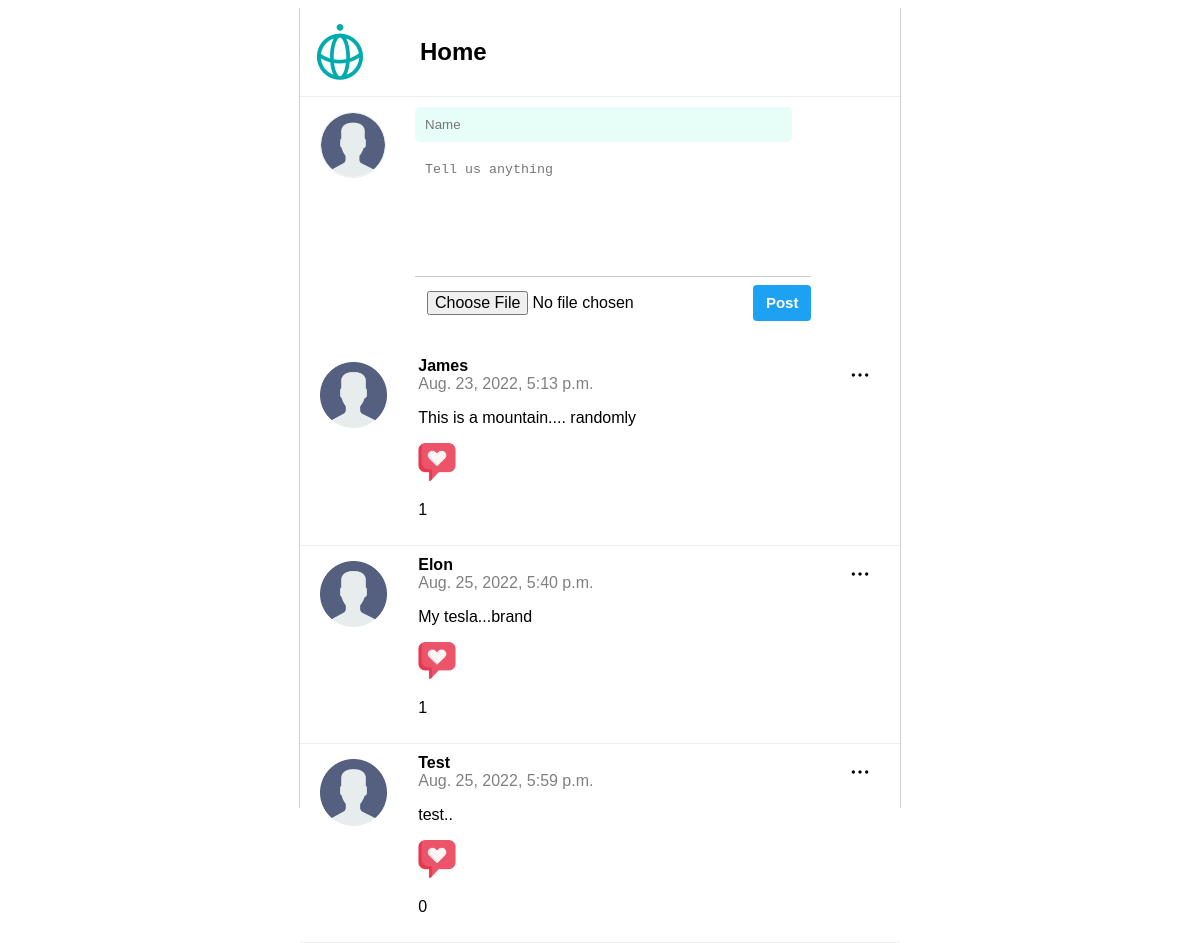
The page / on the database its author committed.
### posts/models.py (models this page shows)
class Post(models.Model):
    class Meta(object):
        db_table = 'post'
    name = models.CharField(
    'Name', blank=False, null=False, max_length=14, db_index=True, default="Anonymous"
    )
    body = models.CharField(
    'Body', blank=True, null=True, max_length=140, db_index=True
    )
    like = models.IntegerField(
    'Like', blank=True, null=False, default=0
    )
    created_at = models.DateTimeField(
    'Created DateTime', blank=True, auto_now_add=True
    )
    image = CloudinaryField(
       'image', blank=True, db_index=True
    )

### posts/views.py (the view, shortened to what this page needs)
# urls.py: path('', views.index, name='index'),
def index(request):
    posts = Post.objects.all()[:20]
    return render(request, 'posts.html',
                    {'posts': posts})

### templates/posts.html (shortened to what this page needs)
{% extends "base.html" %} {% block content %} {% load static %}
<section class="content">
    <header>
        <img src="static\img\techis-logo.png" alt="Tech-is Logo" class="tech-is_logo">
        <h1>
            Home
        </h1>
    </header>
    <div class="tweet_post">
    <div class="post_header">
    <div class="logo_icon">
        <img src="{% static 'img/user.png' %}" />
    </div>
    <section class="post_form">
        <form action="/" method="POST" enctype="multipart/form-data">
            <input type="text" name="name" placeholder="Name" required>
            <textarea type="text" name="body" placeholder="Tell us anything" required></textarea>
            <div class="upload">
                <input type="file" name="image" class="upload_file file-sm" >
                <button class="btn">Post</button>
            </div>
        </form>
    </section>
    </div>
    </div>
    <section class="posts">
        <ul>
            {% for post in posts %}
            <li>
                <img src="static\img\option.png" alt="Menu Icon" class="menu_icon js-menu-icon">
                <div class="logo">
                    <img src="{% static 'img/user.png' %}" />
                </div>
            <div class="name_body">
                <div class="name">{{ post.name }}</div>
                <div class="datetime">{{ post.created_at }}</div>
                <p>{{ post.body }}</p>
                <div class="like">
                    <a href="/like/{{post.id}}/">
                    <img src="static\img\love.png" alt="Like Button" class="like"></a>
                    <p class="like_count">{{ post.like }}</p>
                </div>
            </div>
            </li>
            {% endfor %}
        </ul>
    </section>
</section>
{% endblock %}

### templates/base.html (shortened to what this page needs)
<!DOCTYPE html>
<html lang="en" >
<head>
    {% load static %}
    <link href="{% static 'css/style.css' %}" rel="stylesheet" />
</head>
<body>
    {% block content %} {{ content }} {% endblock %}
</body>
</html>

### static/css/style.css (style rules this page uses)
.content { max-width: 600px; height: 100%; margin: 0 auto; border-left: 1px solid #ccc; border-right: 1px solid #ccc; }
html, body { height: 100%; }
header { display: flex; align-items: center; padding: 10px; border-bottom: 1px solid rgb(235, 238, 240); }
img.tech-is_logo { width: 60px; margin-right: 50px; }
.tweet_post { display: flex; padding: 10px; }
.upload { display: flex; flex-wrap: wrap; justify-content: space-between; padding-top: 8px; border-top: 1px solid #ccc; }
.btn { background-color: rgb(29, 161, 242); color: white; font-size: 15px; font-weight: bold; }
.btn { text-decoration: none; border: 1px solid transparent; padding: 0.375rem 0.75rem; border-radius: 0.25rem; }
.upload_file { width: 60%; padding: 0.375rem 0.75rem; font-size: 1rem; font-weight: 400; line-height: 1.5; border-radius: 0.25rem; }
input[type="text"] { border: 0px; width: 90%; background: #e6fef7; border-radius: 5px; margin-bottom: 10px; padding: 10px; }
.post_form textarea { border: 0px; padding: 10px; width: 90%; height: 100px; resize: none; }
.posts ul { padding: 0; }
.posts li { position: relative; list-style: none; padding: 10px; display: flex; border-bottom: 1px solid rgb(235, 238, 240); }
.posts li .menu_icon { width: 20px; position: absolute; right: 30px; top:18px; }
.posts li .logo { flex-basis: 15%; width: 80px; padding: 5px 15px 10px 10px; }
.posts li .logo img { width: 80%; }
img.like { width: 8%; }
.posts li .name_body { flex-basis: 85%; }
.posts li .name_body .name { font-weight: bold; }
.posts li .name_body .datetime { color: grey; }
.logo_icon { width: 80px; padding: 5px 15px 10px 10px; }
.logo_icon img { width: 80%; border-radius: 50%; border: 1px solid rgb(235, 238, 240); }
.post_header { display: flex; }
body { font-family: Arial, Helvetica, sans-serif; }
a { color: rgb(29, 161, 242); }

### rows shown on the page
Post: name "James", created_at "Aug. 23, 2022, 5:13 p.m.", body "This is a mountain.... randomly", like "1"
Post: name "Elon", created_at "Aug. 25, 2022, 5:40 p.m.", body "My tesla...brand", like "1"
Post: name "Test", created_at "Aug. 25, 2022, 5:59 p.m.", body "test..", like "0"
